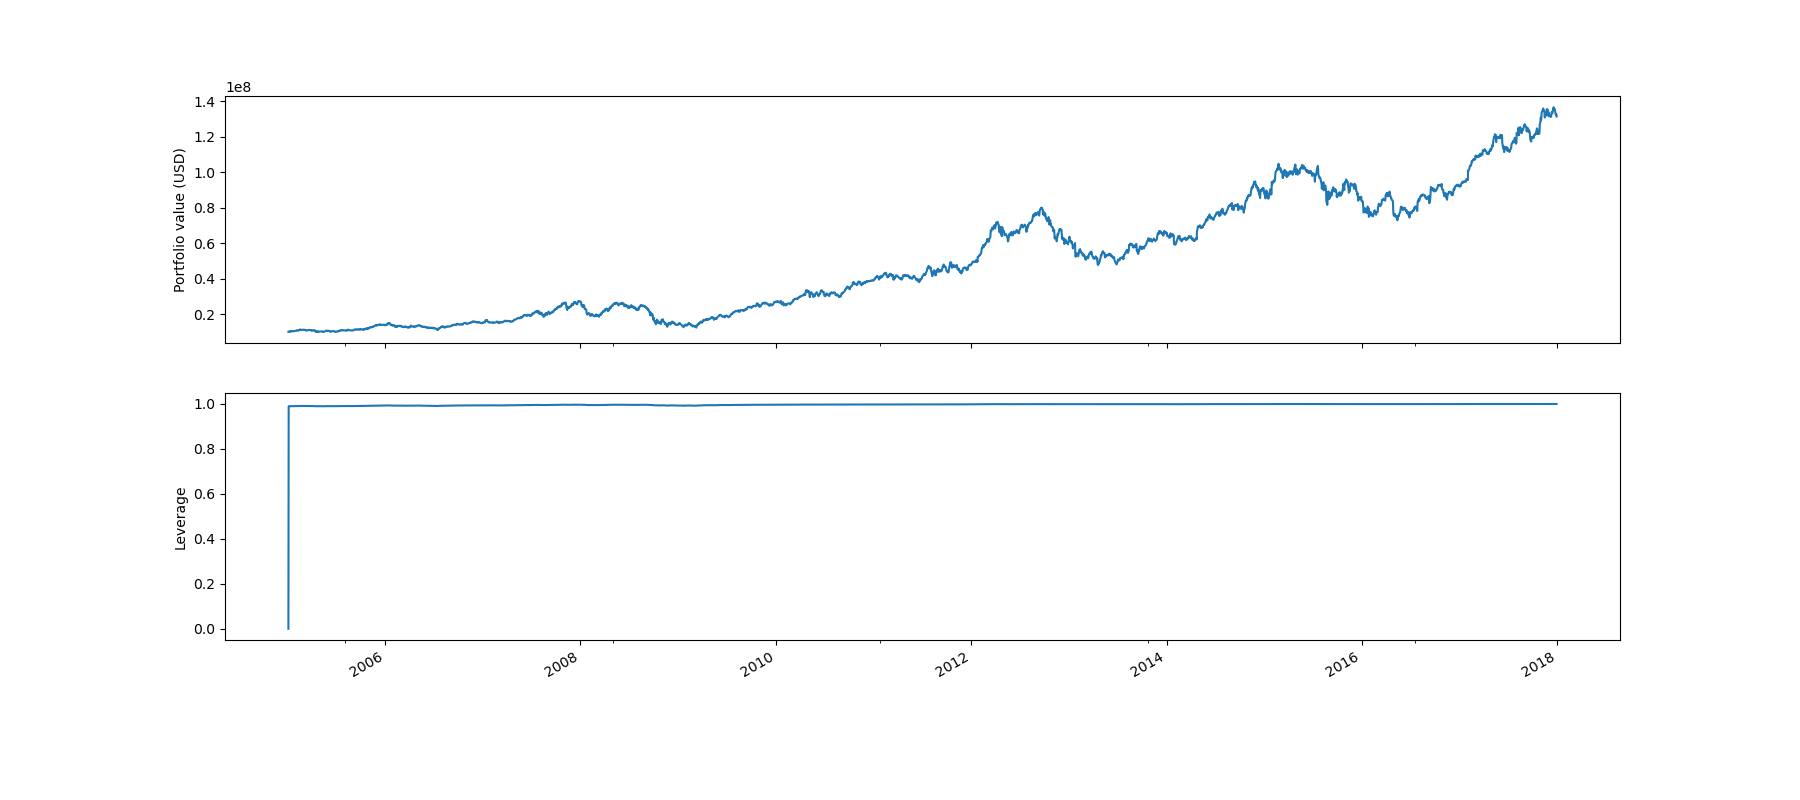

Reproduce this figure in Python.
import matplotlib.pyplot as plt
from zipline.api import get_open_orders, order_target_percent, record, symbol, schedule_function
from zipline.utils.events import date_rules
 
def initialize(context): 
    context.assets = {
        'a1': symbol('AAPL'), 
        'a2': symbol('GE'),
        'a3': symbol('WMT')
    }
    context.has_ordered = False
    
    schedule_function(buy_and_hold, date_rules.every_day())
    

def buy_and_hold(context, data):
    weights = {
        'a1': 0.33,
        'a2': 0.33,
        'a3': 0.33
    }

    if not context.has_ordered:
        for key, sym in context.assets.items():
            open_orders = get_open_orders()
            if sym not in open_orders:
                order_target_percent(sym, weights[key])
        context.has_ordered = True
    
    record(leverage = context.account.leverage)


def analyze(context=None, results=None):
    ax1 = plt.subplot(211)
    results.portfolio_value.plot(ax=ax1)
    ax1.set_ylabel('Portfolio value (USD)')
    ax2 = plt.subplot(212, sharex=ax1)
    results.leverage.plot()
    ax2.set_ylabel('Leverage')

    plt.gcf().set_size_inches(18, 8)
    plt.show()
